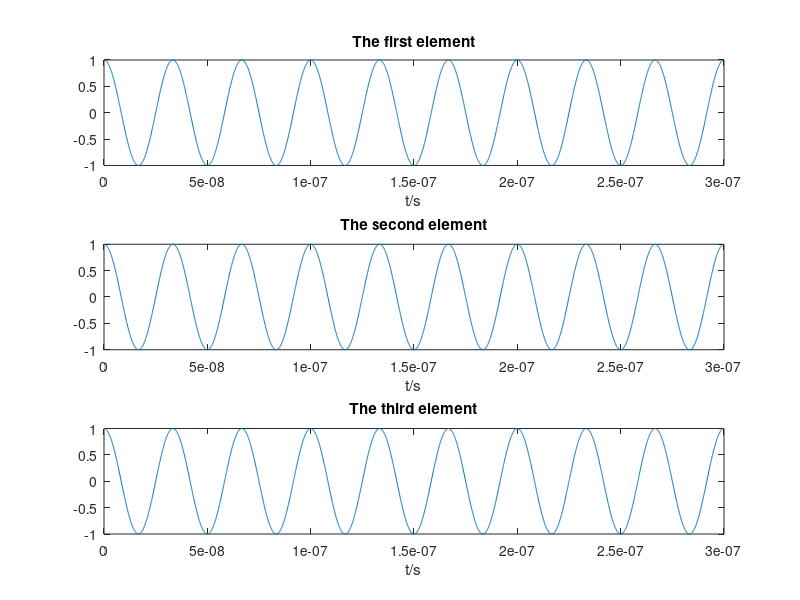
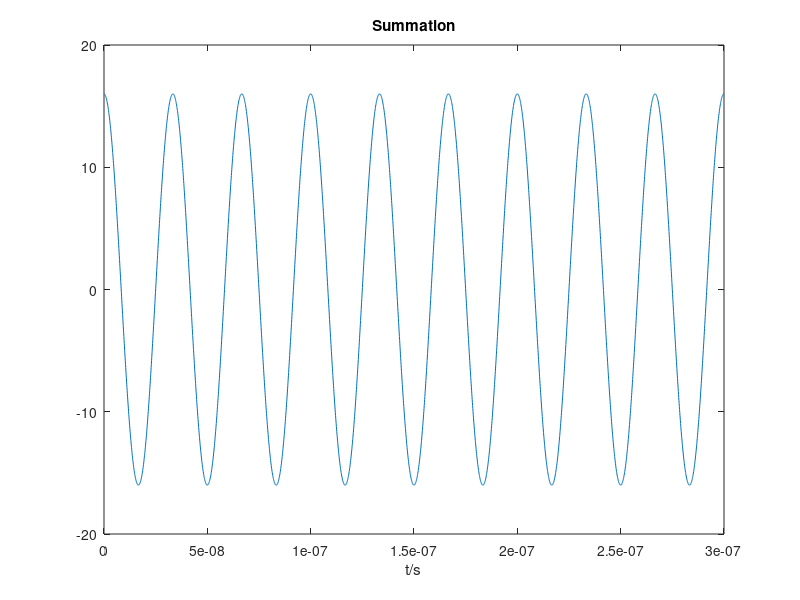
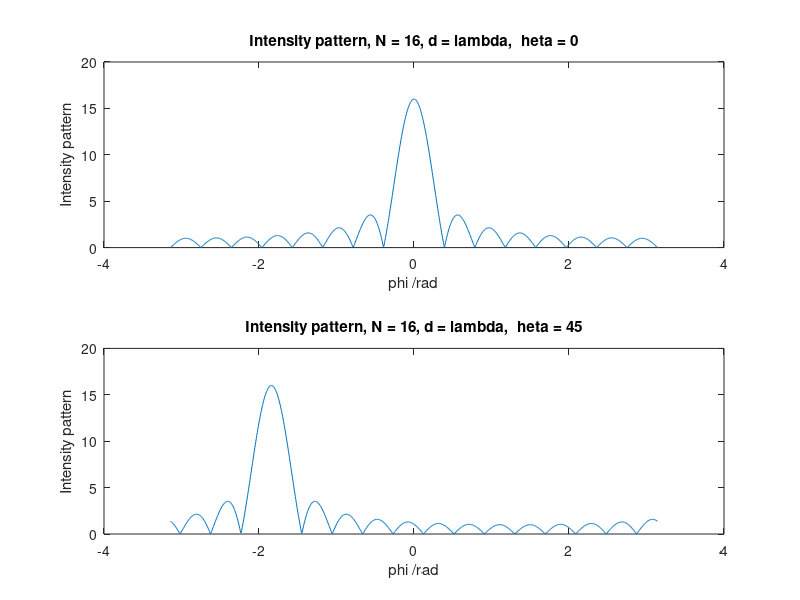
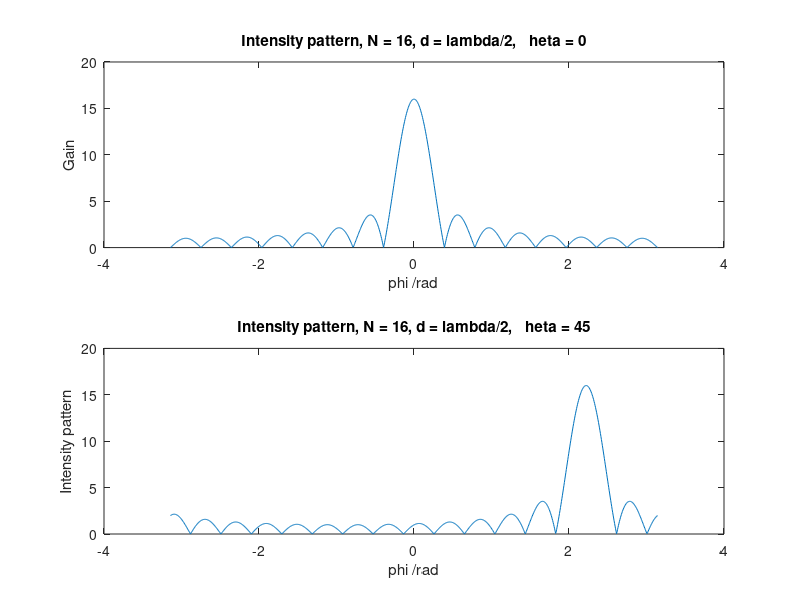

Write the MATLAB code that produced these figures, in order.
theta = 45*pi/180; % angle
d = 10; % element spacing,m
N = 16; % the number of elements
lambda = 10; % signal wavelength,m
c = 3e8; % speed of light
f = c/lambda; % signal frequency
dR = d.*sin(theta); %  distance difference
dphi = 2*pi.*dR./lambda; % phase difference between adjacent element
% phi = 0; % phase shifter
phi = -1.84;   % optimal phase shifter

T = 3e-7; % time width
fs = 1e10; % sampling frequency
n = round(T.*fs); % sampling points
t = linspace(0,T,n); % time 
s = @(t,k) exp(1j*2*pi*f.*t).*exp(-1j.*k.*dphi).*exp(1j.*k.*phi); % signal of each element

figure(1)
subplot(311)
plot(t,real(s(t,0)))
xlabel("t/s")
title("The first element")
subplot(312)
plot(t,real(s(t,1)))
xlabel("t/s")
title("The second element")
subplot(313)
plot(t,real(s(t,2)))
xlabel("t/s")
title("The third element")

figure(2)
sum_s = zeros(1,length(t));
for k = 0:N-1
    sum_s = sum_s+s(t,k); % summation
end
plot(t,real(sum_s))
xlabel("t/s")
title("Summation")

% one wavelength
figure(3)
E = @(theta,phi) sin(N*(phi-(2*pi*d*sin(theta)/lambda))/2)./sin((phi-(2*pi*d*sin(theta)/lambda))/2);%方向增益
test_phi = linspace(-pi,pi,1000); 
subplot(211)
plot(test_phi,abs(E(0,test_phi)))
xlabel("\phi /rad")
ylabel("Intensity pattern")
title("Intensity pattern, N = 16, d = \lambda, \theta = 0")
subplot(212)
plot(test_phi,abs(E(pi/4,test_phi)))
xlabel("\phi /rad")
ylabel("Intensity pattern")
title("Intensity pattern, N = 16, d = \lambda, \theta = 45")
% half wavelength
d = 5; 
figure(4)
E = @(theta,phi) sin(N*(phi-(2*pi*d*sin(theta)/lambda))/2)./sin((phi-(2*pi*d*sin(theta)/lambda))/2);%方向增益
test_phi = linspace(-pi,pi,1000); 
subplot(211)
plot(test_phi,abs(E(0,test_phi)))
xlabel("\phi /rad")
ylabel("Gain")
title("Intensity pattern, N = 16, d = \lambda/2, \theta = 0")
subplot(212)
plot(test_phi,abs(E(pi/4,test_phi)))
xlabel("\phi /rad")
ylabel("Intensity pattern")
title("Intensity pattern, N = 16, d = \lambda/2, \theta = 45")

